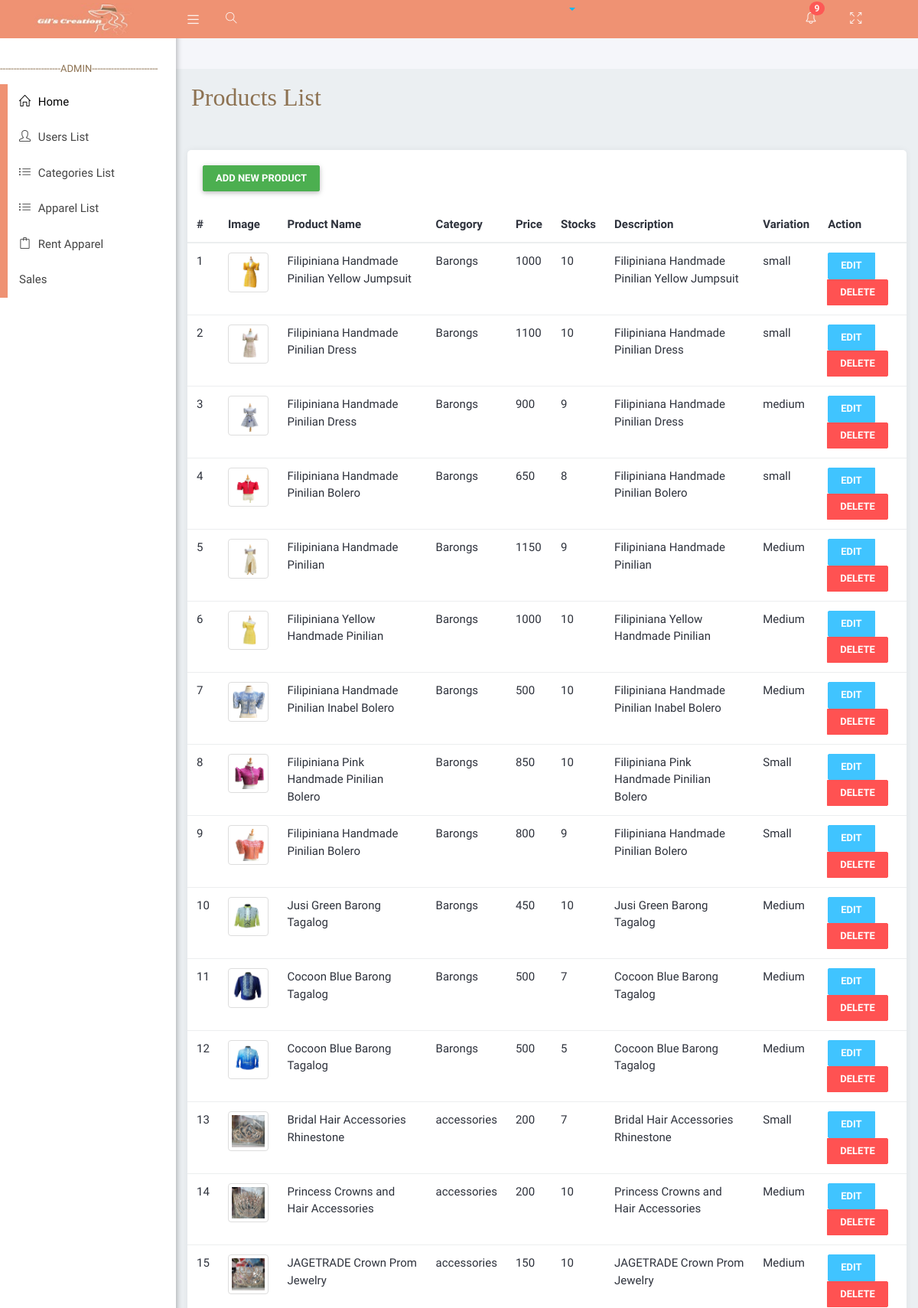
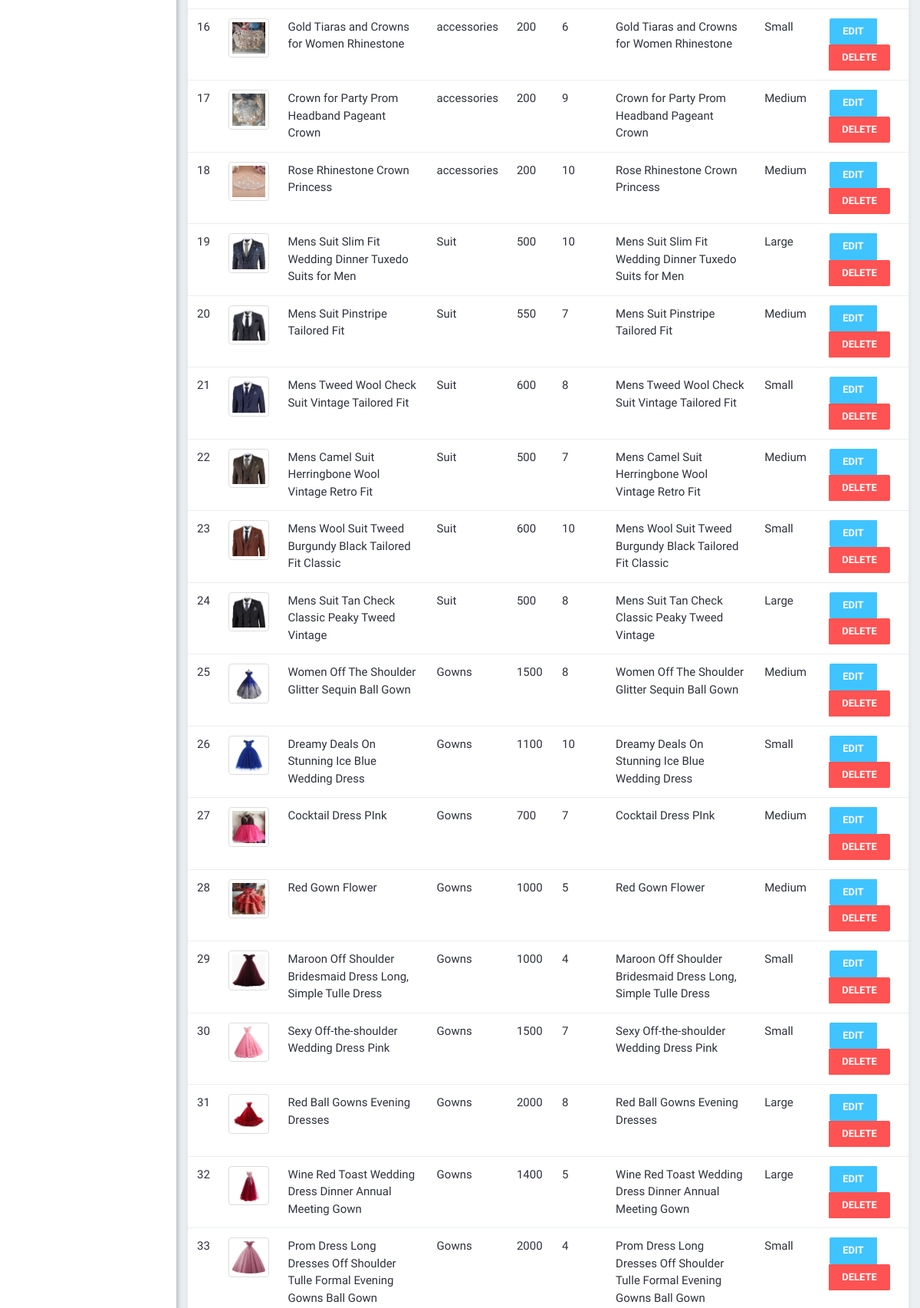
The app's page /adminViews/productslist.php (upper part) with its own data (2 pictures, top to bottom).
### tables this page shows
CREATE TABLE `products` (
  `product_id` int(11) NOT NULL,
  `image` varchar(50) NOT NULL,
  `name` varchar(255) NOT NULL,
  `price` int(11) NOT NULL,
  `variation` varchar(255) NOT NULL,
  `stocks` int(11) NOT NULL,
  `category_id` int(11) NOT NULL,
  `description` varchar(255) NOT NULL
);

CREATE TABLE `categories` (
  `category_id` int(11) NOT NULL,
  `cat_name` varchar(255) NOT NULL
);

### APIFUNCTION/DBCRUD.php (called while the page is built, shortened)
<?php
    class DBCRUD{
        private $servername='localhost';
        private $username='root';
        private $password='';
        private $dbname='brms';
        private $mysqli='';
        public function __construct(){
            $this->mysqli = new mysqli($this->servername,$this->username,$this->password,$this->dbname);
        }
        public function selectleftjoin($table,$table1,$attributename,$attributename1,$where = null){
            if ($where != null) {
                $sql = "SELECT * FROM $table LEFT JOIN $table1 ON $table1.$attributename=$table.$attributename1 WHERE $where";
            }else{
                $sql = "SELECT * FROM $table LEFT JOIN $table1 ON $table1.$attributename1=$table.$attributename";
            }
            $this->sql = $result = $this->mysqli->query($sql);
        }
    }
?>

### adminViews/productslist.php (the view, shortened to what this page needs)
<?php include('layouts/head.php'); ?>
   <div class="wrapper">
      <?php include('layouts/navbar.php'); ?>
      <?php include('layouts/sidebar.php'); ?>
    <div class="content-wrapper">
         <div class="container-fluid">
            <div class="row">
               <div class="main-header">
               <h2  style=" font-family:poppins; color:#8d7252; ">Products List</h2><br>
               </div>
            </div>
        <div class="card">
        <div class="card-header">
            <button type="button" class="btn btn-success" data-toggle="modal" data-target="#productsModal">
            Add New Product
            </button>
        </div>
        <div class="card-body">
        <table class="table">
                <thead class="thead-light">
                    <tr>
                    <th scope="col">#</th>
                    <th scope="col">Image</th>
                    <th scope="col">Product Name</th>
                    <th scope="col">Category</th>
                    <th scope="col">Price</th>
                    <th scope="col">Stocks</th>
                    <th scope="col">Description</th>
                    <th scope="col">Variation</th>
                    <th scope="col">Action</th>
                    </tr>
                </thead>
                <tbody>
                <?php
                    include('../APIFUNCTION/DBCRUD.php');
                    $newDBCRUD = new DBCRUD();
                    $newDBCRUD->selectleftjoin("products","categories","category_id","category_id");
                    $productsLists = $newDBCRUD->sql;
                    $index = 1;
                    while ($data = mysqli_fetch_assoc($productsLists)){
                ?>
                    <tr>
                    <td><?php echo $index; ?></td>
                    <td><img style="width:100px;" src="./uploads/<?php echo $data["image"]; ?>" class="img-thumbnail"></td>
                    <td><?php echo $data["name"]; ?></td>
                    <td><?php echo $data["cat_name"]; ?></td>
                    <td><?php echo $data["price"]; ?></td>
                    <td><?php echo $data["stocks"]; ?></td>
                    <td><?php echo $data["description"]; ?></td>
                    <td><?php echo $data["variation"]; ?></td>
                    <td>
                        <div class="btn-group" role="group" aria-label="Basic example">
                            <button type="button" class="btn btn-info" onclick="showform(<?php echo $data['product_id']; ?>);">Edit</button>
                            <button type="button" class="btn btn-danger" onclick="showformdelete(<?php echo $data['product_id']; ?>);">Delete</button>
                        </div>
                    </td>
                    </tr>
                    <?php $index++; }?>
                </tbody>
            </table>
        </div>
        </div>
        </div>
    </div>
<?php include('layouts/footer.php');?>

### adminViews/assets/css/profile.css (style rules this page uses)
body { margin: 0; padding-top: 40px; color: #2e323c; background: #f5f6fa; position: relative; height: 100%; }
.card { background: #ffffff; -webkit-border-radius: 5px; -moz-border-radius: 5px; border-radius: 5px; border: 0; margin-bottom: 1rem; }

### adminViews/assets/css/menu.css (style rules this page uses)
.fixed .content-wrapper { margin-top: 50px; }
.wrapper:before { content: " "; display: table; }
.wrapper:after { content: " "; clear: both; }
.content-wrapper { height: 100%; background-color: #ebeff2; margin-left: 230px; z-index: 820; -webkit-transition: all 0.3s ease-in-out; -moz-transition: all 0.3s ease-in-out; -ms-transition: all 0.3s ease-in-out; transition: all 0.3s ease-in-out; }

### records on screen
products: image (picture), name "Filipiniana Handmade Pinilian Yellow Jumpsuit", category.cat_name "Barongs", price "1000", stocks "10", description "Filipiniana Handmade Pinilian Yellow Jumpsuit", variation "small"
products: image (picture), name "Filipiniana Handmade Pinilian Dress", category.cat_name "Barongs", price "1100", stocks "10", description "Filipiniana Handmade Pinilian Dress", variation "small"
products: image (picture), name "Filipiniana Handmade Pinilian Dress", category.cat_name "Barongs", price "900", stocks "9", description "Filipiniana Handmade Pinilian Dress", variation "medium"
products: image (picture), name "Filipiniana Handmade Pinilian Bolero", category.cat_name "Barongs", price "650", stocks "8", description "Filipiniana Handmade Pinilian Bolero", variation "small"
products: image (picture), name "Filipiniana Handmade Pinilian", category.cat_name "Barongs", price "1150", stocks "9", description "Filipiniana Handmade Pinilian", variation "Medium"
products: image (picture), name "Filipiniana Yellow Handmade Pinilian", category.cat_name "Barongs", price "1000", stocks "10", description "Filipiniana Yellow Handmade Pinilian", variation "Medium"
products: image (picture), name "Filipiniana Handmade Pinilian Inabel Bolero", category.cat_name "Barongs", price "500", stocks "10", description "Filipiniana Handmade Pinilian Inabel Bolero", variation "Medium"
products: image (picture), name "Filipiniana Pink Handmade Pinilian Bolero", category.cat_name "Barongs", price "850", stocks "10", description "Filipiniana Pink Handmade Pinilian Bolero", variation "Small"
products: image (picture), name "Filipiniana Handmade Pinilian Bolero", category.cat_name "Barongs", price "800", stocks "9", description "Filipiniana Handmade Pinilian Bolero", variation "Small"
products: image (picture), name "Jusi Green Barong Tagalog", category.cat_name "Barongs", price "450", stocks "10", description "Jusi Green Barong Tagalog", variation "Medium"
products: image (picture), name "Cocoon Blue Barong Tagalog", category.cat_name "Barongs", price "500", stocks "7", description "Cocoon Blue Barong Tagalog", variation "Medium"
products: image (picture), name "Cocoon Blue Barong Tagalog", category.cat_name "Barongs", price "500", stocks "5", description "Cocoon Blue Barong Tagalog", variation "Medium"
products: image (picture), name "Bridal Hair Accessories Rhinestone", category.cat_name "accessories", price "200", stocks "7", description "Bridal Hair Accessories Rhinestone", variation "Small"
products: image (picture), name "Princess Crowns and Hair Accessories", category.cat_name "accessories", price "200", stocks "10", description "Princess Crowns and Hair Accessories", variation "Medium"
products: image (picture), name "JAGETRADE Crown Prom Jewelry", category.cat_name "accessories", price "150", stocks "10", description "JAGETRADE Crown Prom Jewelry", variation "Medium"
products: image (picture), name "Gold Tiaras and Crowns for Women Rhinestone", category.cat_name "accessories", price "200", stocks "6", description "Gold Tiaras and Crowns for Women Rhinestone", variation "Small"
products: image (picture), name "Crown for Party Prom Headband Pageant Crown", category.cat_name "accessories", price "200", stocks "9", description "Crown for Party Prom Headband Pageant Crown", variation "Medium"
products: image (picture), name "Rose Rhinestone Crown Princess", category.cat_name "accessories", price "200", stocks "10", description "Rose Rhinestone Crown Princess", variation "Medium"
products: image (picture), name "Mens Suit Slim Fit Wedding Dinner Tuxedo Suits for Men", category.cat_name "Suit", price "500", stocks "10", description "Mens Suit Slim Fit Wedding Dinner Tuxedo Suits for Men", variation "Large"
products: image (picture), name "Mens Suit Pinstripe Tailored Fit", category.cat_name "Suit", price "550", stocks "7", description "Mens Suit Pinstripe Tailored Fit", variation "Medium"
products: image (picture), name "Mens Tweed Wool Check Suit Vintage Tailored Fit", category.cat_name "Suit", price "600", stocks "8", description "Mens Tweed Wool Check Suit Vintage Tailored Fit", variation "Small"
products: image (picture), name "Mens Camel Suit Herringbone Wool Vintage Retro Fit", category.cat_name "Suit", price "500", stocks "7", description "Mens Camel Suit Herringbone Wool Vintage Retro Fit", variation "Medium"
products: image (picture), name "Mens Wool Suit Tweed Burgundy Black Tailored Fit Classic", category.cat_name "Suit", price "600", stocks "10", description "Mens Wool Suit Tweed Burgundy Black Tailored Fit Classic", variation "Small"
products: image (picture), name "Mens Suit Tan Check Classic Peaky Tweed Vintage", category.cat_name "Suit", price "500", stocks "8", description "Mens Suit Tan Check Classic Peaky Tweed Vintage", variation "Large"
products: image (picture), name "Women Off The Shoulder Glitter Sequin Ball Gown", category.cat_name "Gowns", price "1500", stocks "8", description "Women Off The Shoulder Glitter Sequin Ball Gown", variation "Medium"
products: image (picture), name "Dreamy Deals On Stunning Ice Blue Wedding Dress", category.cat_name "Gowns", price "1100", stocks "10", description "Dreamy Deals On Stunning Ice Blue Wedding Dress", variation "Small"
products: image (picture), name "Cocktail Dress PInk", category.cat_name "Gowns", price "700", stocks "7", description "Cocktail Dress PInk", variation "Medium"
products: image (picture), name "Red Gown Flower", category.cat_name "Gowns", price "1000", stocks "5", description "Red Gown Flower", variation "Medium"
products: image (picture), name "Maroon Off Shoulder Bridesmaid Dress Long, Simple Tulle Dress", category.cat_name "Gowns", price "1000", stocks "4", description "Maroon Off Shoulder Bridesmaid Dress Long, Simple Tulle Dress", variation "Small"
products: image (picture), name "Sexy Off-the-shoulder Wedding Dress Pink", category.cat_name "Gowns", price "1500", stocks "7", description "Sexy Off-the-shoulder Wedding Dress Pink", variation "Small"
products: image (picture), name "Red Ball Gowns Evening Dresses", category.cat_name "Gowns", price "2000", stocks "8", description "Red Ball Gowns Evening Dresses", variation "Large"
products: image (picture), name "Wine Red Toast Wedding Dress Dinner Annual Meeting Gown", category.cat_name "Gowns", price "1400", stocks "5", description "Wine Red Toast Wedding Dress Dinner Annual Meeting Gown", variation "Large"
products: image (picture), name "Prom Dress Long Dresses Off Shoulder Tulle Formal Evening Gowns Ball Gown", category.cat_name "Gowns", price "2000", stocks "4", description "Prom Dress Long Dresses Off Shoulder Tulle Formal Evening Gowns Ball Gown", variation "Small"
